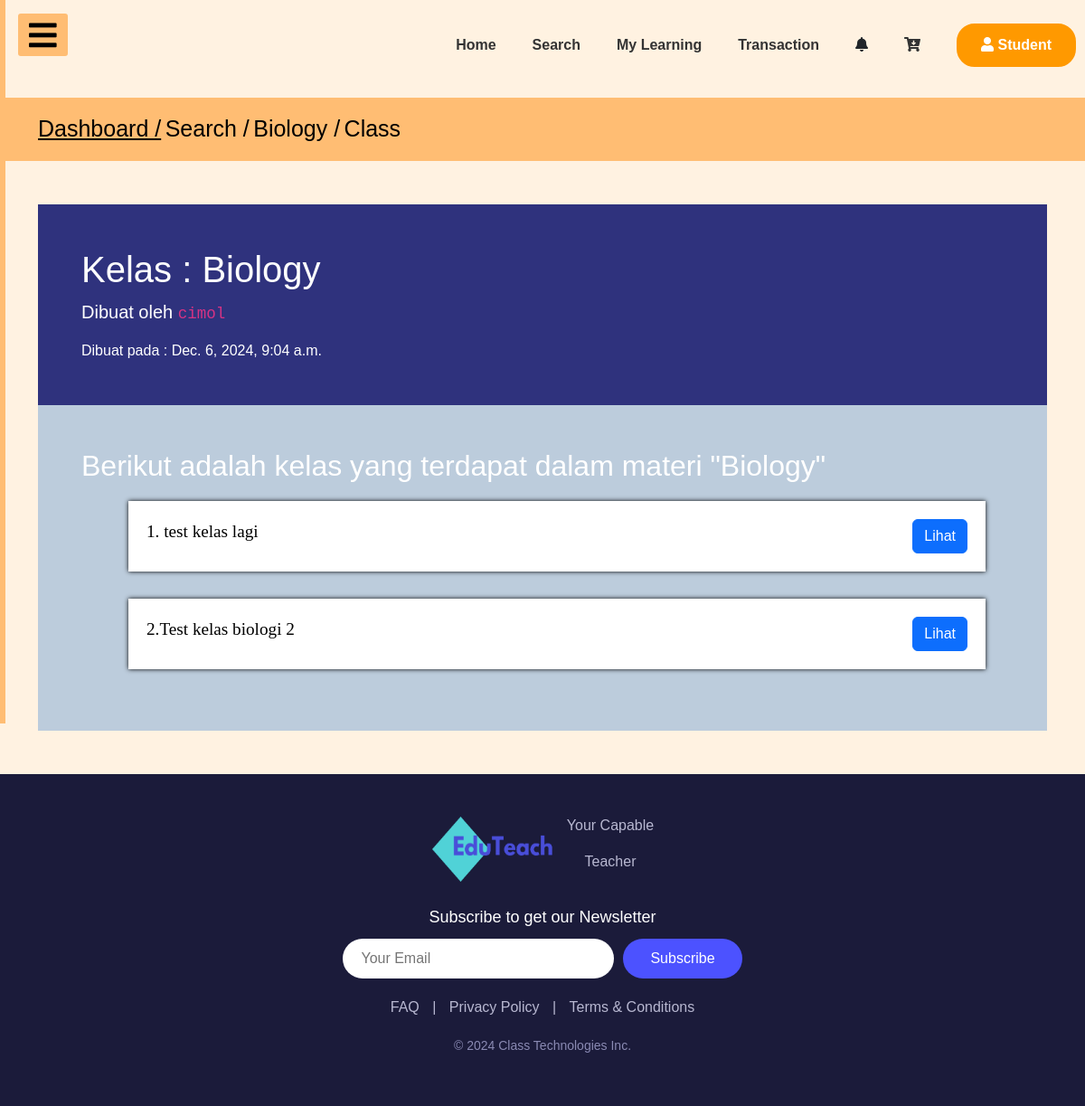
Before: /courses_app/post/7/classes/ with the older database file.
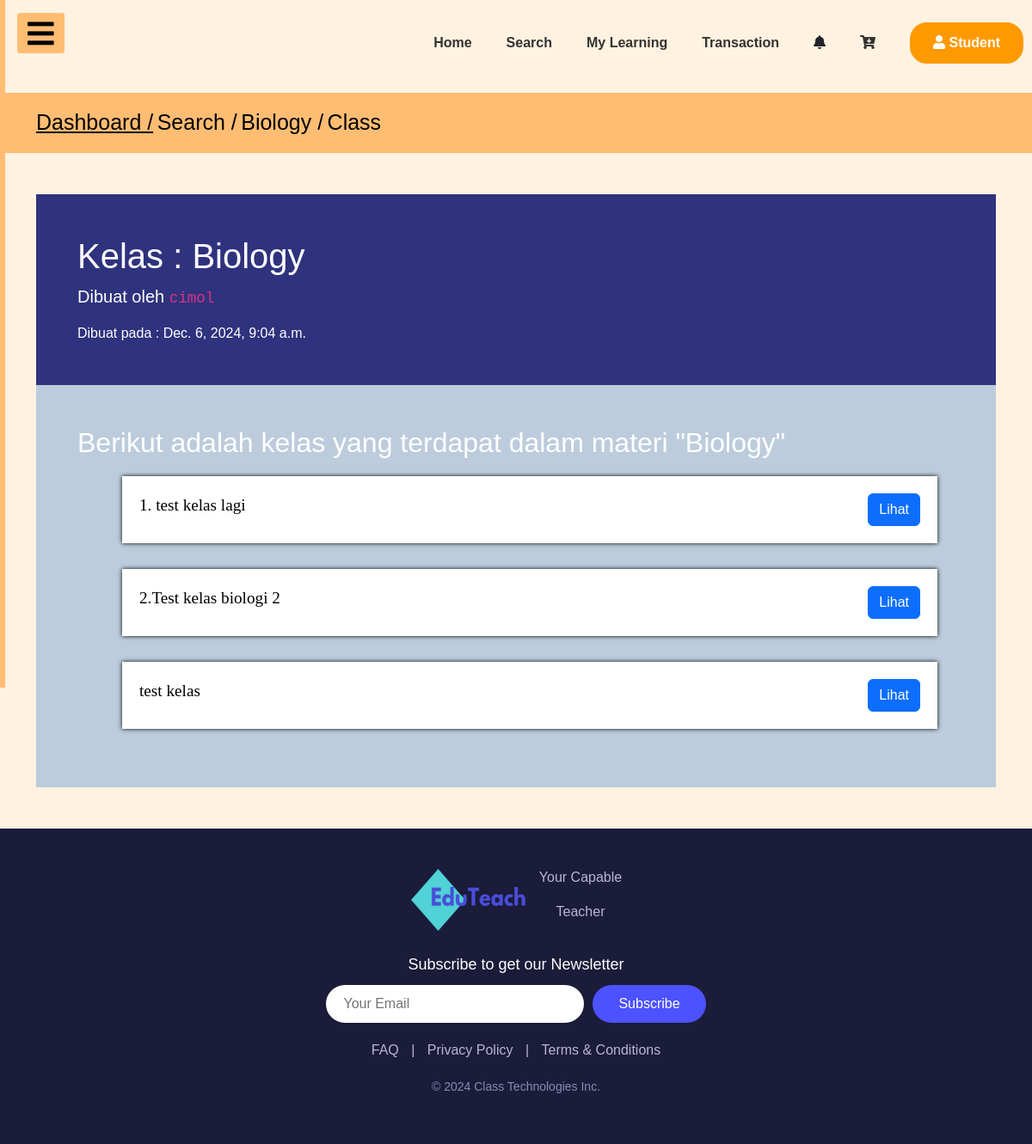
After: the same page with the newer database file.
### courses_app/models.py (models this page shows, shortened)
class Class(models.Model):
    post = models.ForeignKey(Post, on_delete=models.CASCADE, related_name='classes')  # Relasi dengan Post
    class_name = models.CharField(max_length=100)
    text = models.TextField()
    video = EmbedVideoField(blank=True, null=True)

### courses_app/views.py (the view)
# urls.py: path('post/<int:pk>/classes/', views.ClassListView.as_view(), name='class_list'),
class ClassListView(ListView):
    model = Class
    template_name = 'courses_app/class_list.html'
    context_object_name = 'classes'
    def get_context_data(self, **kwargs):
        context = super().get_context_data(**kwargs)
        post = get_object_or_404(Post, pk=self.kwargs['pk'])
        context['post'] = post
        return context
    def get_queryset(self):
        post = get_object_or_404(Post, pk=self.kwargs['pk'])
        return Class.objects.filter(post=post)

### courses_app/templates/courses_app/class_list.html
{% extends 'dashboard_app/base_dashboard_student.html' %}
{% load static %}
{% load embed_video_tags %}
{% block head_block %}
<link rel="stylesheet" href="{% static 'css/class_list.css' %}">
{% endblock %}
{% block body_block %}
<div class="py-3" style="background:#FFBD73">
    <div class="container nav-jejak">
        <a class="text-black" href="{% url 'user_app:studentdashboard' %}" style="font-size: 25px;"> Dashboard /</a>
        <a class="text-black" href="{% url 'post_list' %}" style="font-size: 25px; text-decoration: none !important;"> Search /</a>
        <a class="text-black" href="{% url 'post_detail' pk=post.pk %}" style="font-size: 25px; text-decoration: none !important;"> {{ post.title }} /</a>
        <a class="text-black" href="#" style="font-size: 25px; text-decoration: none !important;">Class </a>
    </div>
</div>
<div class="container my-5">
    <div class="p-5 text-white ">
      <h1 class="text white">Kelas : {{ post.title }} </h1>
      <p class="lead">
        Dibuat oleh <code>{{post.author}}</code>
      </p>
      Dibuat pada : {{ post.published_date }}
    </div>
    <div class="p-5 text-white" id="class">
        <h2>Berikut adalah kelas yang terdapat dalam materi "{{ post.title }}"</h2>
        <ul>
            {% for class in classes %}
            <li class="class-item">
                <div class="class-info">
                    <span class="class-name">{{ class.class_name }}</span>
                    <a href="{% url 'class_detail' pk=class.pk %}" class="btn btn-primary">Lihat</a>
                </div>
            </li>
            {% empty %}
            <li style="color: black;">Tidak ada kelas tersedia.</li>
            {% endfor %}
        </ul>
    </div>
</div>
{% endblock %}

Changed rows visible on the page:
added Class: class_name "test kelas"
